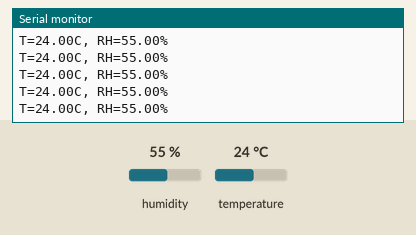
Simulated run of this sketch. Board: Arduino Uno, built with avr-gcc and run on an emulated ATmega328P. Shown: the last lines printed to the serial monitor. Inputs (shaded band) come from the test bench; at power-on: humidity 55 %, temperature 24 °C.

Above: at 1.2 s.
1.3 s: humidity set to 22 %
At 1.4 s:
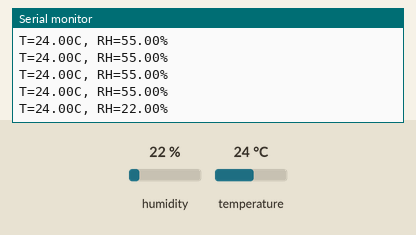
2.8 s: temperature set to 12 °C
At 2.81 s:
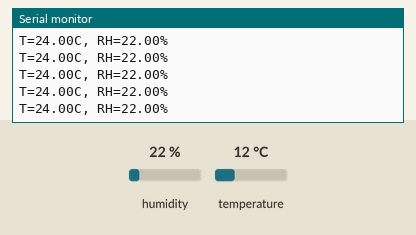
5.8 s: humidity set to 40 %
At 5.92 s:
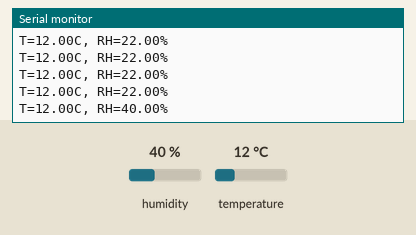
Timing chart, 0 to 8.8 s (numbered marks = the images above; inputs shaded):
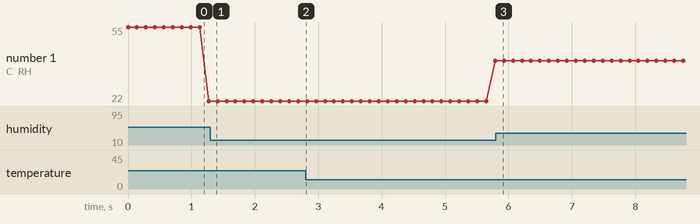

Measured:
- plotted number 1: 22 → 40 after the input at 2.8 s

The sketch:

hdc1080.ino
```cpp
#include <avr/power.h>
#include <Wire.h>
#include "ClosedCube_HDC1080.h"

ClosedCube_HDC1080 hdc1080;
void setup()
{

  power_timer1_disable();// Timer 1
  power_timer2_disable();// Timer 2
  power_adc_disable(); // ADC converter
  power_spi_disable(); // SPI
	hdc1080.begin(0x40);
  Serial.begin(115200);
}

void loop()
{
  Serial.print("T=");
  Serial.print(hdc1080.readTemperature());
  Serial.print("C, RH=");
  Serial.print(hdc1080.readHumidity());
  Serial.println("%");
  delay(100);
}
```
